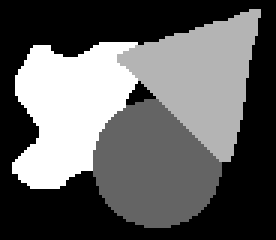
%> input picture Im2mesh_Octave/Shape.tif, 92 x 80 px (shown 3 times larger)
$ octave demo04.m   (GNU Octave 9; MATLAB toolbox functions it lacks are replaced by stand-ins)
%> lines starting %> are read from the running program, lines starting %| are printed output that depends on the picture; in (x1, y1, x2, y2) boxes, pixels count from 0 and x2, y2 are one past the last pixel; in counts of white or black regions, pixels touching at a corner belong together; the program's own positions count from 1
%> further down, im is the input picture: size 80x92 uint8; min 0, max 255, mean 95.2
### Im2mesh_Octave/im2Bounds.m
function bounds = im2Bounds( im )
% extract exact polygonal boundaries from grayscale segmented image using
% getExactBounds.m
%
% input:
%   im - grayscale segmented image, type: uint8 matrix
%
% output:
%   bounds - cell array. bounds{i}{j} is one of the polygonal boundaries,
%          corresponding to region with certain grayscale level in image.
%          Polygons in bounds{i} have the same grayscale level.
%          bounds{i}{j}(:,1) is x coordinate (column direction).
%          bounds{i}{j}(:,2) is y coordinate (row direction). You can use
%          plot( bounds{i}{j}(:,1), bounds{i}{j}(:,2) ) to view the
%          polygon. Use plotBounds( bounds ) to view all polygons, check
%          plotBounds.m.
%   bounds{i} is boundary polygons for one phase
%
% Author:
%   Jiexian Ma, mjx0799@gmail.com, Jan 2025
% Cite As
%   Jiexian Ma (2025). Im2mesh (2D image to triangular meshes) (https://ww
%   w.mathworks.com/matlabcentral/fileexchange/71772-im2mesh-2d-image-to-t
%   riangular-meshes), MATLAB Central File Exchange. Retrieved Jan 23, 202
%   5.
%

    im = flip(im,1);	% in fem software using right-hand coordinate,
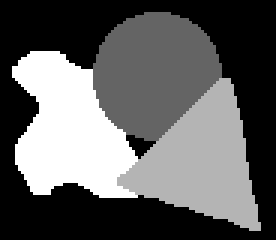
%> im: size 80x92 uint8 (shown 3 times larger); min 0, max 255, mean 95.2; mean of the top-left, top-right, bottom-left and bottom-right quarters 91.1, 60.4, 122.6, 106.7
                        % to coincide with that, must flip in row direction
                        % so the origin of coordinates is at bottom-left

    intensity = unique( im );    % vector
%> intensity = [0; 100; 180; 255]
    num_phase = size( intensity, 1 );
%> num_phase = 4
    bounds = cell( num_phase, 1 );
%> bounds = {[], [], [], []}

    for i = 1: num_phase
        bw = im == intensity(i);
        % Obtain the exact polygonal boundaries of objects and holes in
        % binary image. Both objects and holes are 4-connected.
        bounds{i} = getExactBounds( bw );
    end
%> this loop made 1 pass
%> num_object in getExactBounds on pass 1: 2
%> pass 1, in im2Bounds, `bw = im == intensity(i);`:
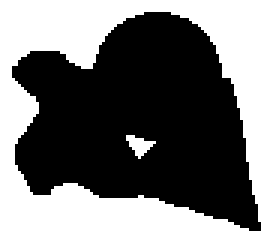
%> bw: size 80x92 logical (shown 3 times larger); 46.7% white; 2 white regions, box (x1, y1, x2, y2) and area: (0, 0, 92, 80) 3394, (42, 45, 52, 53) 40
%> pass 1, in getExactBounds, `[ Label, num_object ] = bwlabel( bw, 4 );`:
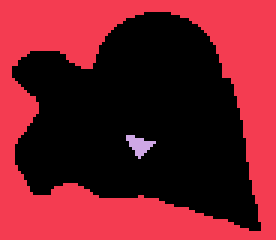
%> Label: size 80x92 double (shown 3 times larger); 3 distinct labels, from 0 to 2; one colour per label, 0 black
%> the run ends on the next line
    % size of bounds {i}{j} = (1+number_of_vertices)-by-2

    % post-process
    bounds = bounds2CCW( bounds );       % counterclockwise ordering
    bounds = head2BottomLeft( bounds );
end

% [32 lines left out: functions bounds2CCW, head2BottomLeft, not called in this run]

### Im2mesh_Octave/getExactBounds.m
function Bs = getExactBounds( bw )
% getExactBounds: get the exact boundaries (polygonal) of binary image
% sub-function: outerboundary.m and holeboundary.m
%
% For GNU Octave
%
% input bw - binary image
% ouput Bs - stores column (x) and row (y) coordinates of exact polygonal
%           boundaries. Bs is a p-by-1 cell array, where p is the number of
%           (4 connected) objects and (4 connected) holes. Each cell in the
%           cell array contains a q-by-2 matrix. Each row in the matrix
%           contains the column and row coordinates of a boundary corner. q
%           is the number of boundary corner for the corresponding region.
%           Size of Bs{i} is (1+number_of_vertices)-by-2.
%
% Comment:
% There're huge different between function bwboundaries and getExactBounds.
% The output of bwboundaries and getExactBounds may have different length.
%
% 1. bwboundaries(BW,conn,options)
% Return row (y) and column (x) coordinates of boundary pixel locations.
% Only inner boundaries are obatined.
% Parameter conn is very important for function bwboundaries. According to
% bwboundaries.m in Matlab,
% if conn = 4, objects are 4 connected and holes are 8 connected;
% if conn = 8, objects are 8 connected and holes are 4 connected.
% This is to avoid topological errors.
%
% 2. getExactBounds( bw )
% Return column (x) and row (y) coordinates of the corner of boundary
% pixels.
% However, function getExactBounds don't have connectivity parameter. Both
% objects and holes are 4 connected, since outputs are exact boundary.
%
% Example:
%     bw = imread('bw.tif');
%     Bs = getExactBounds( bw );
%
%     hold on
%     imshow(bw,'InitialMagnification','fit');
%     for k = 1:length(Bs)
%        plot( Bs{k}(:,1), Bs{k}(:,2), 'r', 'marker','o', 'MarkerSize',4,'LineWidth',1.5 );
%     end
%     hold off
%
% Im2mesh is copyright (C) 2019-2025 by Jiexian Ma and is distributed under
% the terms of the GNU General Public License (version 3).
%
% Project website: https://github.com/mjx888/im2mesh
%

    % initialize
    Bs = cell(0);
    % label objects using 4-connected neighborhood
    [ Label, num_object ] = bwlabel( bw, 4 );
    objs = regionprops( Label, 'Image', 'BoundingBox' );

    % get boundary of each 4-connected object, and update Bs
    for i = 1: num_object
        % one object at a time
        % B_temp is a cell & inner boundary
        B_temp = bwboundariesMy( (objs(i).Image)' );

        % convert back to global coordinate
        for j = 1: length(B_temp)
            B_temp{j}(:,1) = B_temp{j}(:,1) + objs(i).BoundingBox(1) -0.5;
            B_temp{j}(:,2) = B_temp{j}(:,2) + objs(i).BoundingBox(2) -0.5;
        end

        % convert B_temp (inner boundary) to B (exact boundary)
        if length(B_temp) == 1       % no holes
            B = outerboundary( B_temp(1) );
        elseif length(B_temp) > 1    % exist holes
            B = [ outerboundary( B_temp(1) );
                holeboundary( B_temp(2:end) ) ];
        else
            error("boundary error")
        end

        % update Bs
        Bs = [ Bs; B ];
    end

end

% [357 lines left out: functions bwboundariesMy, outerboundary, holeboundary, getCorner, not called in this run]

### Im2mesh_Octave/demo04.m
%% *demo04 of Im2mesh package*
% demo04 - Demonstrate what is inside function im2mesh.
%%
%
%% ------------------------------------------------------------------------
%% Note
% I suggest familiarizing yourself with Im2mesh_GUI before learning Im2mesh.
% With graphical user interface, Im2mesh_GUI will help you better understand the
% workflow and parameters of Im2mesh.
%
% Im2mesh_GUI: <https://www.mathworks.com/matlabcentral/fileexchange/179684-im2mesh_gui-2d-image-to-finite-element-meshes
% https://www.mathworks.com/matlabcentral/fileexchange/179684-im2mesh_gui-2d-image-to-finite-element-meshes>
%

%% ------------------------------------------------------------------------
%% Setup
% Before we start, please set folder "Im2mesh_Octave" as your current folder
% of MATLAB.
clear all

% load packages of Octave
pkg load image
pkg load matgeom
pkg load geometry

% Function im2mesh use a mesh generator called MESH2D. We can use the following
% command to add the folder 'mesh2d-master' to the path of MATLAB.

addpath(genpath('mesh2d-master'))

%% ------------------------------------------------------------------------
%% Shape
% Let's start demo. Import image Shape.tif.

im = imread("Shape.tif");
if size(im,3) == 3;  im = rgb2gray( im ); end
imshow( im );

%% ------------------------------------------------------------------------
%% Extract boundaries
% We use function im2Bounds to extract boundaries.

% image to polygon boundary
boundsRaw = im2Bounds( im );

$ run again, with Im2mesh_Octave/Circle.tif copied over Im2mesh_Octave/Shape.tif
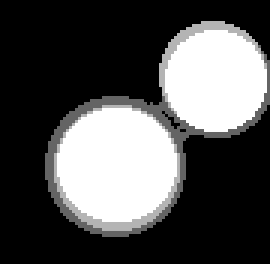
%> input picture Im2mesh_Octave/Circle.tif, 90 x 88 px (shown 3 times larger)
%> im is the input picture: size 88x90 uint8; min 0, max 255, mean 81.7
%> intensity = [0; 100; 180; 255]
%> num_phase = 4
%> bounds = {[], [], [], []}
%> the loop in im2Bounds, `for i = 1: num_phase` made 2 passes
%> num_object in getExactBounds on passes 1 to 2: 5, 3
%> pass 1, in im2Bounds, `bw = im == intensity(i);`:
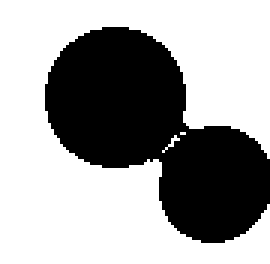
%> bw: size 88x90 logical (shown 3 times larger); 63% white; 1 black region, box (x1, y1, x2, y2) and area: (15, 9, 90, 81) 2929
%> pass 2, in getExactBounds (call 2), `[ Label, num_object ] = bwlabel( bw, 4 );`:
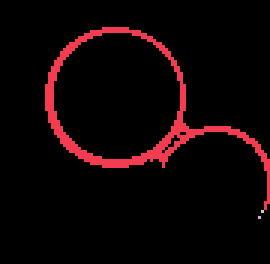
%> Label: size 88x90 double (shown 3 times larger); 4 distinct labels, from 0 to 3; one colour per label, 0 black
